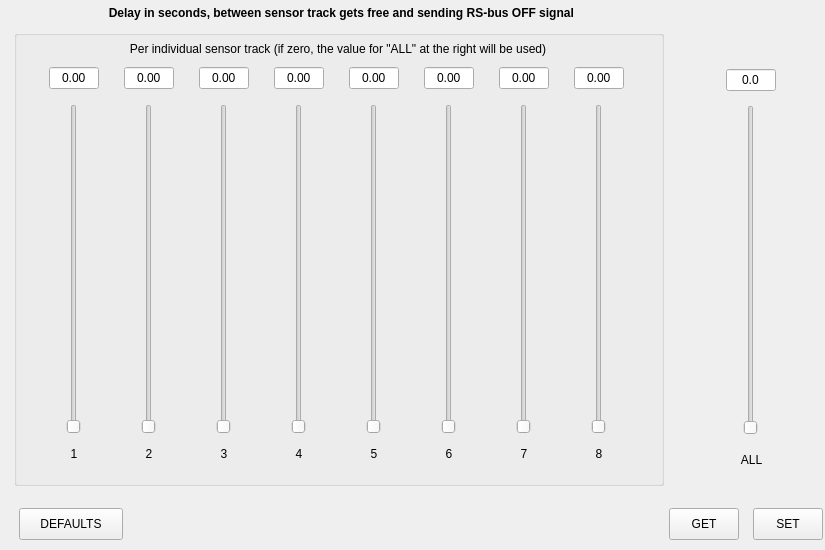
<?xml version='1.0' encoding='UTF-8'?>
<ui version="4.0">
 <class>DelayTab</class>
 <widget class="QWidget" name="DelayTab">
  <property name="geometry">
   <rect>
    <x>0</x>
    <y>0</y>
    <width>825</width>
    <height>550</height>
   </rect>
  </property>
  <widget class="QGroupBox" name="groupBox1">
   <property name="geometry">
    <rect>
     <x>14</x>
     <y>30</y>
     <width>650</width>
     <height>456</height>
    </rect>
   </property>
   <property name="styleSheet">
    <string>QGroupBox {margin-top: 0px;}</string>
   </property>
   <widget class="QSlider" name="cv11Slider">
    <property name="geometry">
     <rect>
      <x>48</x>
      <y>74</y>
      <width>24</width>
      <height>330</height>
     </rect>
    </property>
    <property name="orientation">
     <enum>Qt::Vertical</enum>
    </property>
    <property name="minimum">
     <number>0</number>
    </property>
    <property name="maximum">
     <number>255</number>
    </property>
   </widget>
   <widget class="QSlider" name="cv13Slider">
    <property name="geometry">
     <rect>
      <x>198</x>
      <y>74</y>
      <width>24</width>
      <height>330</height>
     </rect>
    </property>
    <property name="orientation">
     <enum>Qt::Vertical</enum>
    </property>
    <property name="minimum">
     <number>0</number>
    </property>
    <property name="maximum">
     <number>255</number>
    </property>
   </widget>
   <widget class="QSlider" name="cv14Slider">
    <property name="geometry">
     <rect>
      <x>273</x>
      <y>74</y>
      <width>24</width>
      <height>330</height>
     </rect>
    </property>
    <property name="orientation">
     <enum>Qt::Vertical</enum>
    </property>
    <property name="minimum">
     <number>0</number>
    </property>
    <property name="maximum">
     <number>255</number>
    </property>
   </widget>
   <widget class="QSlider" name="cv15Slider">
    <property name="geometry">
     <rect>
      <x>348</x>
      <y>74</y>
      <width>24</width>
      <height>330</height>
     </rect>
    </property>
    <property name="orientation">
     <enum>Qt::Vertical</enum>
    </property>
    <property name="minimum">
     <number>0</number>
    </property>
    <property name="maximum">
     <number>255</number>
    </property>
   </widget>
   <widget class="QSlider" name="cv16Slider">
    <property name="geometry">
     <rect>
      <x>423</x>
      <y>74</y>
      <width>24</width>
      <height>330</height>
     </rect>
    </property>
    <property name="orientation">
     <enum>Qt::Vertical</enum>
    </property>
    <property name="minimum">
     <number>0</number>
    </property>
    <property name="maximum">
     <number>255</number>
    </property>
   </widget>
   <widget class="QSlider" name="cv17Slider">
    <property name="geometry">
     <rect>
      <x>498</x>
      <y>74</y>
      <width>24</width>
      <height>330</height>
     </rect>
    </property>
    <property name="orientation">
     <enum>Qt::Vertical</enum>
    </property>
    <property name="minimum">
     <number>0</number>
    </property>
    <property name="maximum">
     <number>255</number>
    </property>
   </widget>
   <widget class="QSlider" name="cv18Slider">
    <property name="geometry">
     <rect>
      <x>573</x>
      <y>74</y>
      <width>24</width>
      <height>330</height>
     </rect>
    </property>
    <property name="orientation">
     <enum>Qt::Vertical</enum>
    </property>
    <property name="minimum">
     <number>0</number>
    </property>
    <property name="maximum">
     <number>255</number>
    </property>
   </widget>
   <widget class="QSlider" name="cv12Slider">
    <property name="geometry">
     <rect>
      <x>123</x>
      <y>74</y>
      <width>24</width>
      <height>330</height>
     </rect>
    </property>
    <property name="orientation">
     <enum>Qt::Vertical</enum>
    </property>
    <property name="minimum">
     <number>0</number>
    </property>
    <property name="maximum">
     <number>255</number>
    </property>
   </widget>
   <widget class="QDoubleSpinBox" name="cv11Text">
    <property name="geometry">
     <rect>
      <x>35</x>
      <y>36</y>
      <width>50</width>
      <height>24</height>
     </rect>
    </property>
    <property name="buttonSymbols">
     <enum>QAbstractSpinBox::NoButtons</enum>
    </property>
    <property name="decimals">
     <number>2</number>
    </property>
    <property name="minimum">
     <double>0</double>
    </property>
    <property name="maximum">
     <double>2.55</double>
    </property>
    <property name="alignment">
     <set>Qt::AlignCenter</set>
    </property>
    <property name="singleStep">
     <double>0.01</double>
    </property>
   </widget>
   <widget class="QDoubleSpinBox" name="cv12Text">
    <property name="geometry">
     <rect>
      <x>110</x>
      <y>36</y>
      <width>50</width>
      <height>24</height>
     </rect>
    </property>
    <property name="buttonSymbols">
     <enum>QAbstractSpinBox::NoButtons</enum>
    </property>
    <property name="decimals">
     <number>2</number>
    </property>
    <property name="minimum">
     <double>0</double>
    </property>
    <property name="maximum">
     <double>2.55</double>
    </property>
    <property name="alignment">
     <set>Qt::AlignCenter</set>
    </property>
    <property name="singleStep">
     <double>0.01</double>
    </property>
   </widget>
   <widget class="QDoubleSpinBox" name="cv13Text">
    <property name="geometry">
     <rect>
      <x>185</x>
      <y>36</y>
      <width>50</width>
      <height>24</height>
     </rect>
    </property>
    <property name="buttonSymbols">
     <enum>QAbstractSpinBox::NoButtons</enum>
    </property>
    <property name="decimals">
     <number>2</number>
    </property>
    <property name="minimum">
     <double>0</double>
    </property>
    <property name="maximum">
     <double>2.55</double>
    </property>
    <property name="alignment">
     <set>Qt::AlignCenter</set>
    </property>
    <property name="singleStep">
     <double>0.01</double>
    </property>
   </widget>
   <widget class="QDoubleSpinBox" name="cv14Text">
    <property name="geometry">
     <rect>
      <x>260</x>
      <y>36</y>
      <width>50</width>
      <height>24</height>
     </rect>
    </property>
    <property name="buttonSymbols">
     <enum>QAbstractSpinBox::NoButtons</enum>
    </property>
    <property name="decimals">
     <number>2</number>
    </property>
    <property name="minimum">
     <double>0</double>
    </property>
    <property name="maximum">
     <double>2.55</double>
    </property>
    <property name="alignment">
     <set>Qt::AlignCenter</set>
    </property>
    <property name="singleStep">
     <double>0.01</double>
    </property>
   </widget>
   <widget class="QDoubleSpinBox" name="cv15Text">
    <property name="geometry">
     <rect>
      <x>335</x>
      <y>36</y>
      <width>50</width>
      <height>24</height>
     </rect>
    </property>
    <property name="buttonSymbols">
     <enum>QAbstractSpinBox::NoButtons</enum>
    </property>
    <property name="decimals">
     <number>2</number>
    </property>
    <property name="minimum">
     <double>0</double>
    </property>
    <property name="maximum">
     <double>2.55</double>
    </property>
    <property name="alignment">
     <set>Qt::AlignCenter</set>
    </property>
    <property name="singleStep">
     <double>0.01</double>
    </property>
   </widget>
   <widget class="QDoubleSpinBox" name="cv16Text">
    <property name="geometry">
     <rect>
      <x>410</x>
      <y>36</y>
      <width>50</width>
      <height>24</height>
     </rect>
    </property>
    <property name="buttonSymbols">
     <enum>QAbstractSpinBox::NoButtons</enum>
    </property>
    <property name="decimals">
     <number>2</number>
    </property>
    <property name="minimum">
     <double>0</double>
    </property>
    <property name="maximum">
     <double>2.55</double>
    </property>
    <property name="alignment">
     <set>Qt::AlignCenter</set>
    </property>
    <property name="singleStep">
     <double>0.01</double>
    </property>
   </widget>
   <widget class="QDoubleSpinBox" name="cv17Text">
    <property name="geometry">
     <rect>
      <x>485</x>
      <y>36</y>
      <width>50</width>
      <height>24</height>
     </rect>
    </property>
    <property name="buttonSymbols">
     <enum>QAbstractSpinBox::NoButtons</enum>
    </property>
    <property name="decimals">
     <number>2</number>
    </property>
    <property name="minimum">
     <double>0</double>
    </property>
    <property name="maximum">
     <double>2.55</double>
    </property>
    <property name="alignment">
     <set>Qt::AlignCenter</set>
    </property>
    <property name="singleStep">
     <double>0.01</double>
    </property>
   </widget>
   <widget class="QDoubleSpinBox" name="cv18Text">
    <property name="geometry">
     <rect>
      <x>560</x>
      <y>36</y>
      <width>50</width>
      <height>24</height>
     </rect>
    </property>
    <property name="buttonSymbols">
     <enum>QAbstractSpinBox::NoButtons</enum>
    </property>
    <property name="decimals">
     <number>2</number>
    </property>
    <property name="minimum">
     <double>0</double>
    </property>
    <property name="maximum">
     <double>2.55</double>
    </property>
    <property name="alignment">
     <set>Qt::AlignCenter</set>
    </property>
    <property name="singleStep">
     <double>0.01</double>
    </property>
   </widget>
   <widget class="QLabel" name="label2">
    <property name="geometry">
     <rect>
      <x>35</x>
      <y>414</y>
      <width>50</width>
      <height>19</height>
     </rect>
    </property>
    <property name="text">
     <string>1</string>
    </property>
    <property name="alignment">
     <set>Qt::AlignHCenter|Qt::AlignVCenter</set>
    </property>
   </widget>
   <widget class="QLabel" name="label3">
    <property name="geometry">
     <rect>
      <x>110</x>
      <y>414</y>
      <width>50</width>
      <height>19</height>
     </rect>
    </property>
    <property name="text">
     <string>2</string>
    </property>
    <property name="alignment">
     <set>Qt::AlignHCenter|Qt::AlignVCenter</set>
    </property>
   </widget>
   <widget class="QLabel" name="label4">
    <property name="geometry">
     <rect>
      <x>185</x>
      <y>414</y>
      <width>50</width>
      <height>19</height>
     </rect>
    </property>
    <property name="text">
     <string>3</string>
    </property>
    <property name="alignment">
     <set>Qt::AlignHCenter|Qt::AlignVCenter</set>
    </property>
   </widget>
   <widget class="QLabel" name="label5">
    <property name="geometry">
     <rect>
      <x>260</x>
      <y>414</y>
      <width>50</width>
      <height>19</height>
     </rect>
    </property>
    <property name="text">
     <string>4</string>
    </property>
    <property name="alignment">
     <set>Qt::AlignHCenter|Qt::AlignVCenter</set>
    </property>
   </widget>
   <widget class="QLabel" name="label6">
    <property name="geometry">
     <rect>
      <x>335</x>
      <y>414</y>
      <width>50</width>
      <height>19</height>
     </rect>
    </property>
    <property name="text">
     <string>5</string>
    </property>
    <property name="alignment">
     <set>Qt::AlignHCenter|Qt::AlignVCenter</set>
    </property>
   </widget>
   <widget class="QLabel" name="label7">
    <property name="geometry">
     <rect>
      <x>410</x>
      <y>414</y>
      <width>50</width>
      <height>19</height>
     </rect>
    </property>
    <property name="text">
     <string>6</string>
    </property>
    <property name="alignment">
     <set>Qt::AlignHCenter|Qt::AlignVCenter</set>
    </property>
   </widget>
   <widget class="QLabel" name="label8">
    <property name="geometry">
     <rect>
      <x>485</x>
      <y>414</y>
      <width>50</width>
      <height>19</height>
     </rect>
    </property>
    <property name="text">
     <string>7</string>
    </property>
    <property name="alignment">
     <set>Qt::AlignHCenter|Qt::AlignVCenter</set>
    </property>
   </widget>
   <widget class="QLabel" name="label9">
    <property name="geometry">
     <rect>
      <x>560</x>
      <y>414</y>
      <width>50</width>
      <height>19</height>
     </rect>
    </property>
    <property name="text">
     <string>8</string>
    </property>
    <property name="alignment">
     <set>Qt::AlignHCenter|Qt::AlignVCenter</set>
    </property>
   </widget>
   <widget class="QLabel" name="label10">
    <property name="geometry">
     <rect>
      <x>76</x>
      <y>11</y>
      <width>496</width>
      <height>15</height>
     </rect>
    </property>
    <property name="text">
     <string>Per individual sensor track (if zero, the value for "ALL" at the right will be used)</string>
    </property>
    <property name="alignment">
     <set>Qt::AlignHCenter|Qt::AlignVCenter</set>
    </property>
   </widget>
  </widget>
  <widget class="QDoubleSpinBox" name="cv34Text">
   <property name="geometry">
    <rect>
     <x>726</x>
     <y>68</y>
     <width>50</width>
     <height>24</height>
    </rect>
   </property>
   <property name="buttonSymbols">
    <enum>QAbstractSpinBox::NoButtons</enum>
   </property>
   <property name="decimals">
    <number>1</number>
   </property>
   <property name="minimum">
    <double>0</double>
   </property>
   <property name="maximum">
    <double>25.5</double>
   </property>
   <property name="alignment">
    <set>Qt::AlignCenter</set>
   </property>
   <property name="singleStep">
    <double>0.1</double>
   </property>
  </widget>
  <widget class="QPushButton" name="buttonGBMDelayTabSet">
   <property name="geometry">
    <rect>
     <x>753</x>
     <y>508</y>
     <width>70</width>
     <height>32</height>
    </rect>
   </property>
   <property name="text">
    <string>SET</string>
   </property>
  </widget>
  <widget class="QLabel" name="label11">
   <property name="geometry">
    <rect>
     <x>59</x>
     <y>4</y>
     <width>568</width>
     <height>17</height>
    </rect>
   </property>
   <property name="text">
    <string>Delay in seconds, between sensor track gets free and sending RS-bus OFF signal </string>
   </property>
   <property name="alignment">
    <set>Qt::AlignHCenter|Qt::AlignVCenter</set>
   </property>
   <property name="font">
    <font>
     <bold>true</bold>
    </font>
   </property>
  </widget>
  <widget class="QPushButton" name="buttonGBMDelayTabDefaults">
   <property name="geometry">
    <rect>
     <x>19</x>
     <y>508</y>
     <width>104</width>
     <height>32</height>
    </rect>
   </property>
   <property name="text">
    <string>DEFAULTS</string>
   </property>
  </widget>
  <widget class="QPushButton" name="buttonGBMDelayTabGet">
   <property name="geometry">
    <rect>
     <x>669</x>
     <y>508</y>
     <width>70</width>
     <height>32</height>
    </rect>
   </property>
   <property name="text">
    <string>GET</string>
   </property>
  </widget>
  <widget class="QSlider" name="cv34Slider">
   <property name="geometry">
    <rect>
     <x>739</x>
     <y>105</y>
     <width>24</width>
     <height>330</height>
    </rect>
   </property>
   <property name="orientation">
    <enum>Qt::Vertical</enum>
   </property>
   <property name="minimum">
    <number>0</number>
   </property>
   <property name="maximum">
    <number>255</number>
   </property>
  </widget>
  <widget class="QLabel" name="label12">
   <property name="geometry">
    <rect>
     <x>733</x>
     <y>450</y>
     <width>37</width>
     <height>19</height>
    </rect>
   </property>
   <property name="text">
    <string>ALL</string>
   </property>
   <property name="alignment">
    <set>Qt::AlignHCenter|Qt::AlignVCenter</set>
   </property>
  </widget>
 </widget>
 <resources />
 <connections />
</ui>
